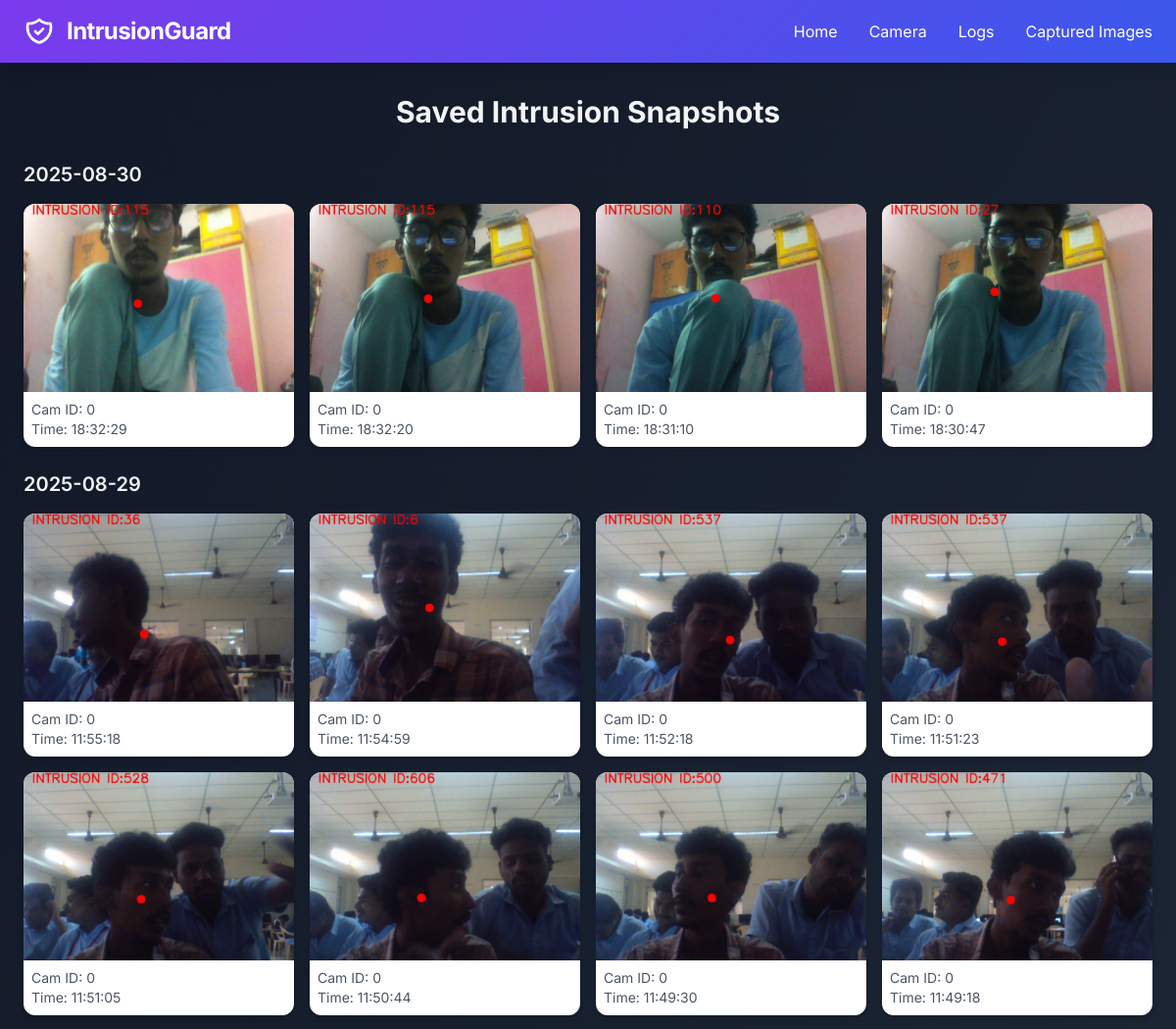
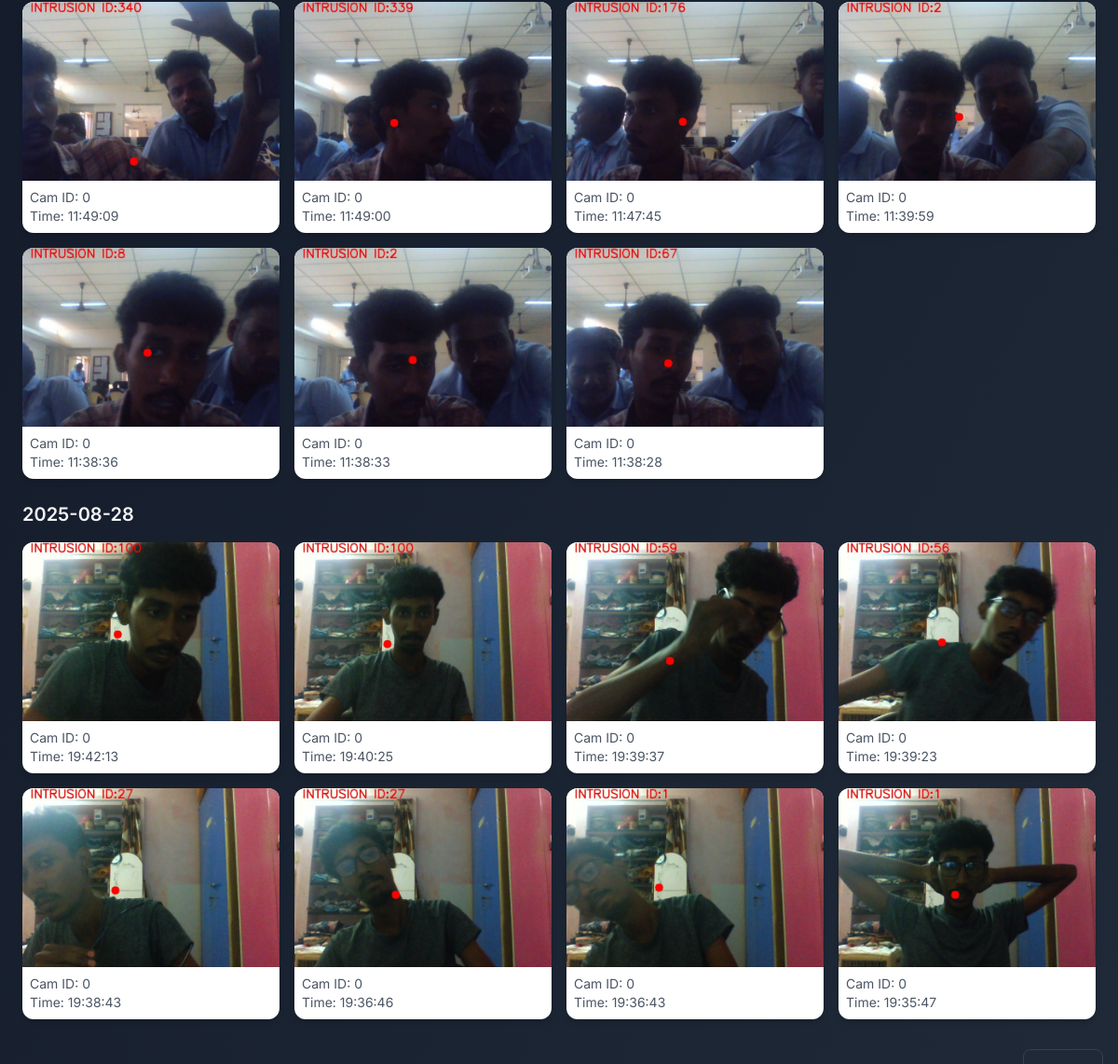
/saved_snaps, run on the app's committed database (2 pictures, top to bottom).
### models.py (models this page shows)
class FenceCrossEvent(db.Model):
    __tablename__ = 'fence_cross_events'
    id = db.Column(db.Integer, primary_key=True)
    cam_id = db.Column(db.String(50), nullable=False)
    timestamp = db.Column(db.DateTime, default=datetime.utcnow)
    image_path = db.Column(db.String(200), nullable=False)  # path to saved frame
    enhanced_image_path = db.Column(db.String(200), nullable=True)  # path to enhanced frame

### routes.py (the view)
@routes_bp.route('/saved_snaps')
def saved_snaps():
    from collections import defaultdict
    import os
    local_tz = pytz.timezone('Asia/Kolkata')  # Change this to your local timezone
    with detection_manager.app.app_context():
        events = FenceCrossEvent.query.order_by(FenceCrossEvent.timestamp.desc()).all()
    grouped_events = defaultdict(list)
    for event in events:
        local_time = event.timestamp.replace(tzinfo=pytz.UTC).astimezone(local_tz)
        date_str = local_time.strftime("%Y-%m-%d")
        event.display_time = local_time  # Add local time for display
        grouped_events[date_str].append(event)
    grouped_events = dict(sorted(grouped_events.items(), reverse=True))
    return render_template('saved_snaps.html', grouped_events=grouped_events)

### templates/saved_snaps.html (shortened to what this page needs)
{% extends "base.html" %}
{% block content %}
<h2 class="text-3xl font-bold mb-8 text-center">Saved Intrusion Snapshots</h2>
{% if grouped_events %}
  {% for date, events in grouped_events.items() %}
    <h3 class="text-xl font-semibold mt-6 mb-4">{{ date }}</h3>
    <div class="grid grid-cols-1 sm:grid-cols-2 md:grid-cols-3 lg:grid-cols-4 gap-4">
      {% for event in events %}
        <a href="{{ url_for('main.view_snap', snap_id=event.id) }}"
           class="block bg-white shadow-md rounded-xl overflow-hidden hover:shadow-lg transition-shadow duration-300">
          <img src="{{ url_for('static', filename=event.image_path) }}"
               class="w-full h-48 object-cover hover:scale-105 transition-transform duration-300">
          <div class="p-2 text-sm text-gray-600">
            <p>Cam ID: {{ event.cam_id }}</p>
            <p>Time: {{ event.display_time.strftime("%H:%M:%S") }}</p>
          </div>
        </a>
      {% endfor %}
    </div>
  {% endfor %}
{% else %}
  <p class="text-center text-gray-500">No intrusion snapshots found.</p>
{% endif %}
{% endblock %}

### data on the page
FenceCrossEvent: image_path (picture), cam_id "0", display_time "18:32:29"
FenceCrossEvent: image_path (picture), cam_id "0", display_time "18:32:20"
FenceCrossEvent: image_path (picture), cam_id "0", display_time "18:31:10"
FenceCrossEvent: image_path (picture), cam_id "0", display_time "18:30:47"
FenceCrossEvent: image_path (picture), cam_id "0", display_time "11:55:18"
FenceCrossEvent: image_path (picture), cam_id "0", display_time "11:54:59"
FenceCrossEvent: image_path (picture), cam_id "0", display_time "11:52:18"
FenceCrossEvent: image_path (picture), cam_id "0", display_time "11:51:23"
FenceCrossEvent: image_path (picture), cam_id "0", display_time "11:51:05"
FenceCrossEvent: image_path (picture), cam_id "0", display_time "11:50:44"
FenceCrossEvent: image_path (picture), cam_id "0", display_time "11:49:30"
FenceCrossEvent: image_path (picture), cam_id "0", display_time "11:49:18"
FenceCrossEvent: image_path (picture), cam_id "0", display_time "11:49:09"
FenceCrossEvent: image_path (picture), cam_id "0", display_time "11:49:00"
FenceCrossEvent: image_path (picture), cam_id "0", display_time "11:47:45"
FenceCrossEvent: image_path (picture), cam_id "0", display_time "11:39:59"
FenceCrossEvent: image_path (picture), cam_id "0", display_time "11:38:36"
FenceCrossEvent: image_path (picture), cam_id "0", display_time "11:38:33"
FenceCrossEvent: image_path (picture), cam_id "0", display_time "11:38:28"
FenceCrossEvent: image_path (picture), cam_id "0", display_time "19:42:13"
FenceCrossEvent: image_path (picture), cam_id "0", display_time "19:40:25"
FenceCrossEvent: image_path (picture), cam_id "0", display_time "19:39:37"
FenceCrossEvent: image_path (picture), cam_id "0", display_time "19:39:23"
FenceCrossEvent: image_path (picture), cam_id "0", display_time "19:38:43"
FenceCrossEvent: image_path (picture), cam_id "0", display_time "19:36:46"
FenceCrossEvent: image_path (picture), cam_id "0", display_time "19:36:43"
FenceCrossEvent: image_path (picture), cam_id "0", display_time "19:35:47"

### other printed values
{{ date }} "2025-08-30" "2025-08-29" "2025-08-28"
